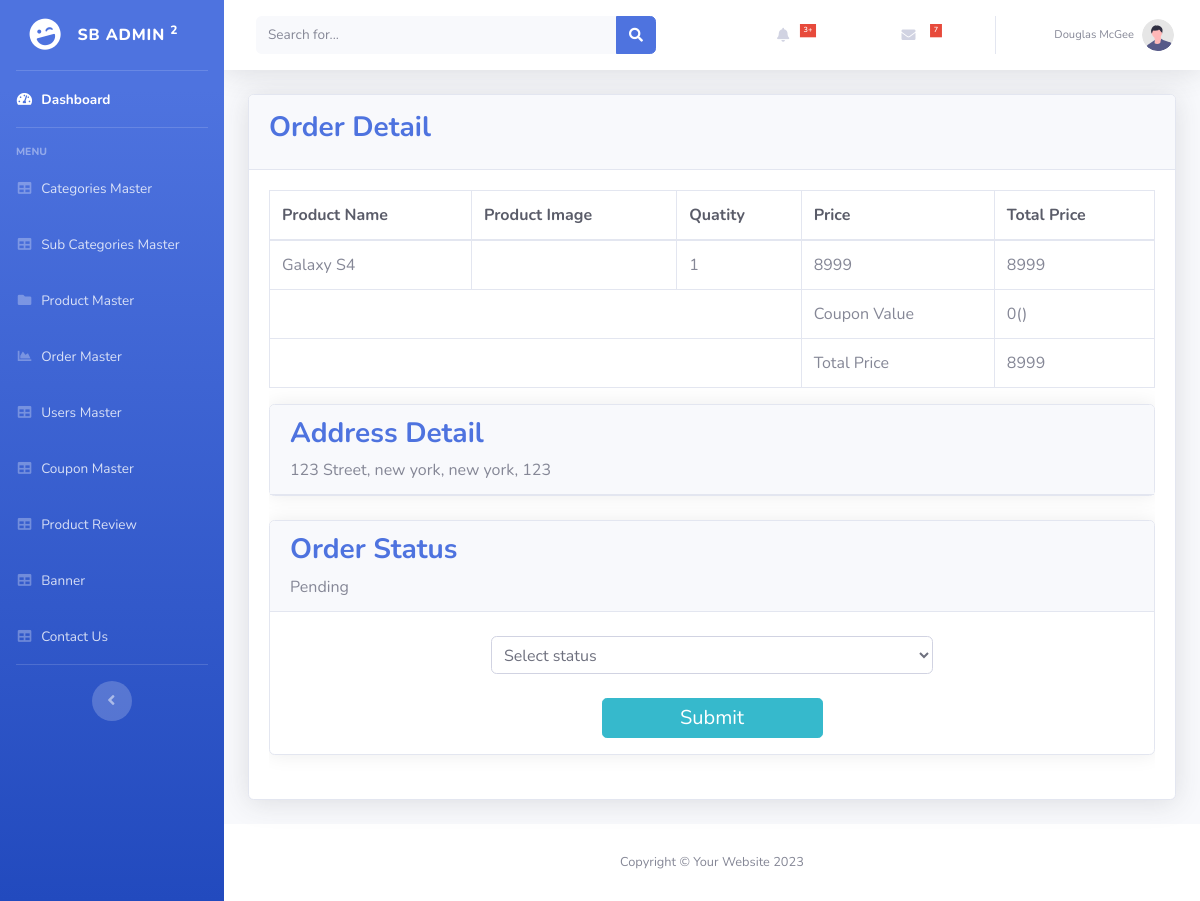
/Admin/order_master_detail.php?id=1 (signed in), run on the app's committed database.
### tables this page shows
CREATE TABLE `order_details` (
  `id` int(11) NOT NULL,
  `order_id` int(11) NOT NULL,
  `product_id` int(11) NOT NULL,
  `qty` int(11) NOT NULL,
  `price` float NOT NULL
);

CREATE TABLE `product` (
  `id` int(11) NOT NULL,
  `categories_id` int(11) NOT NULL,
  `sub_categories_id` int(11) NOT NULL,
  `name` varchar(255) NOT NULL,
  `mrp` float NOT NULL,
  `price` float NOT NULL,
  `qty` int(11) NOT NULL,
  `image` varchar(255) NOT NULL,
  `short_desc` varchar(2000) NOT NULL,
  `description` text NOT NULL,
  `best_sellers` int(11) NOT NULL,
  `meta_title` varchar(2000) NOT NULL,
  `meta_desc` varchar(2000) NOT NULL,
  `meta_keyword` varchar(2000) NOT NULL,
  `status` tinyint(4) NOT NULL
);

CREATE TABLE `order` (
  `id` int(11) NOT NULL,
  `user_id` int(11) NOT NULL,
  `address` varchar(255) NOT NULL,
  `city` varchar(50) NOT NULL,
  `state` varchar(50) NOT NULL,
  `pincode` int(11) NOT NULL,
  `payment_type` varchar(20) NOT NULL,
  `total_price` float NOT NULL,
  `payment_status` varchar(20) NOT NULL,
  `order_statu` int(11) NOT NULL,
  `txnid` varchar(200) NOT NULL,
  `mihpayid` varchar(200) NOT NULL,
  `payu_status` varchar(10) NOT NULL,
  `coupon_id` int(11) NOT NULL,
  `coupon_value` int(50) NOT NULL,
  `coupon_code` varchar(50) NOT NULL,
  `added_on` datetime NOT NULL
);

CREATE TABLE `order_status` (
  `id` int(11) NOT NULL,
  `name` varchar(255) NOT NULL
);

### Admin/functions.inc.php (called while the page is built, shortened)
<?php
    function get_safe_value($con,$str) {
        if($str!=''){
            $str=trim($str);
            return strip_tags(mysqli_real_escape_string($con, $str));
        }
    }
?>

### Admin/order_master_detail.php (the view, shortened to what this page needs)
<?php
require('top.inc.php');
$order_id = get_safe_value($con, $_GET['id']);
$coupon_details = mysqli_fetch_assoc(mysqli_query($con, "select coupon_value,coupon_code from `order` where id = '$order_id'"));
$coupon_value = $coupon_details['coupon_value'];
$coupon_code = $coupon_details['coupon_code'];
?>
<div class="container-fluid">
    <div class="card shadow mb-4">
        <div class="card-header py-3">
            <h3 class="font-weight-bold text-primary">Order Detail</h3>
        </div>
        <div class="card-body">
            <div class="table-responsive">
                <table class="table table-bordered" id="dataTable" width="100%" cellspacing="0">
                    <thead class="text-dark">
                        <tr>
                            <th>Product Name</th>
                            <th>Product Image</th>
                            <th>Quatity</th>
                            <th>Price</th>
                            <th>Total Price</th>
                        </tr>
                    </thead>
                    <tbody class="align-middle">
                        <?php
                        $res = mysqli_query($con, "select distinct(order_details.order_id), order_details.*, product.name, product.image from order_details, product, `order`
                        where order_details.order_id='$order_id' and order_details.product_id = product.id");
                        $re = mysqli_query($con, "select `order`.*, order_details.* from `order`, order_details where order_id='$order_id'");
                        $ro = mysqli_fetch_assoc($re);
                        $total_price = 0;
                        $address = $ro['address'];
                        $city = $ro['city'];
                        $state = $ro['state'];
                        $pincode = $ro['pincode'];
                        while ($row = mysqli_fetch_assoc($res)) {
                            $total_price = $total_price + ($row['price'] * $row['qty']);
                        ?>
                            <tr>
                                <td class="align-middle"><?php echo $row['name'] ?></td>
                                <td class="align-middle"><img src="<?php echo PRODUCT_IMAGE_SITE_PATH . $row['image'] ?>" alt="" style="width: 50px;"></td>
                                <td class="align-middle"><?php echo $row['qty'] ?></td>
                                <td class="align-middle"><?php echo $row['price'] ?></td>
                                <td class="align-middle"><?php echo $row['price'] * $row['qty'] ?></td>
                            </tr>
                        <?php
                        }
                        if ($coupon_value != '') {
                        ?>
                            <tr>
                                <td colspan="3" class="align-middle"></td>
                                <td class="align-middle">Coupon Value</td>
                                <td class="align-middle"><?php echo $coupon_value."($coupon_code)" ?></td>
                            </tr>
                        <?php
                        }
                        ?>
                        <tr>
                            <td colspan="3" class="align-middle"></td>
                            <td class="align-middle">Total Price</td>
                            <td class="align-middle"><?php echo $total_price-$coupon_value ?></td>
                        </tr>
                    </tbody>
                </table>
                <div class="card mb-4">
                    <div class="card-header">
                        <h3 class="font-weight-bold text-primary">Address Detail</h3>
                        <?php echo $address ?>, <?php echo $city ?>, <?php echo $state ?>, <?php echo $pincode ?>
                    </div>
                </div>
                <div class="card mb-4">
                    <div class="card-header">
                        <h3 class="font-weight-bold text-primary">Order Status</h3>
                        <?php
                        $order_status_arr = mysqli_fetch_assoc(mysqli_query($con, "select order_status.name from order_status,
                         `order` where `order`.id='$order_id' and `order`.order_statu=order_status.id"));
                        echo $order_status_arr['name'];
                        ?>
                    </div>
                    <div>
                        <form class="form-group" method="post">
                            <br>
                            <select class="form-control w-50 m-auto p-2" name="update_order_status">
                                <option>Select status</option>
                            </select>
                            <br>
                            <button name="submit" type="submit" class="btn btn-lg btn-info btn-block w-25 p-1 m-auto ">
                                Submit
                            </button>
                        </form>
                    </div>
                </div>
            </div>
        </div>
    </div>
</div>
</div>
<?php
require('footer.inc.php');
?>

### Admin/css/style.css (style rules this page uses)
body { display: table; font-family: open sans, sans-serif; font-size: 16px; width: 100% }
a, button { text-decoration: none; outline: none !important; color: #878787; -webkit-transition: all .25s ease; transition: all .25s ease }
h1, h2, h3, h4, h5, h6 { margin: 0 }
.btn, button, input, textarea { -webkit-box-shadow: none; box-shadow: none; outline: 0 !important }
.btn { border-radius: 3px }
.card { margin-bottom: 1.875em; border-radius: 5px; padding: 0; border: 0 solid transparent; -webkit-box-shadow: 0 0 20px rgba(0, 0, 0, .08); box-shadow: 0 0 20px rgba(0, 0, 0, .08) }
.card .card-body { float: left; padding: 1.25em; position: relative; width: 100% }
.btn, .button { display: inline-block; font-weight: 400; text-align: center; white-space: nowrap; vertical-align: middle; -webkit-transition: all .15s ease-in-out; transition: all .15s ease-in-out; border-radius: 3; cursor: pointer }
@media (max-width:1368px) { .card-body { padding: 15px } }

### data on the page
order_details: product.name "Galaxy S4", qty "1", price "8999", $row['price']*$row['qty'] "8999"
order: coupon_value "0", $total_price-$coupon_value "8999", address "123 Street", city "new york", state "new york", pincode "123"
order_status: name "Pending"
